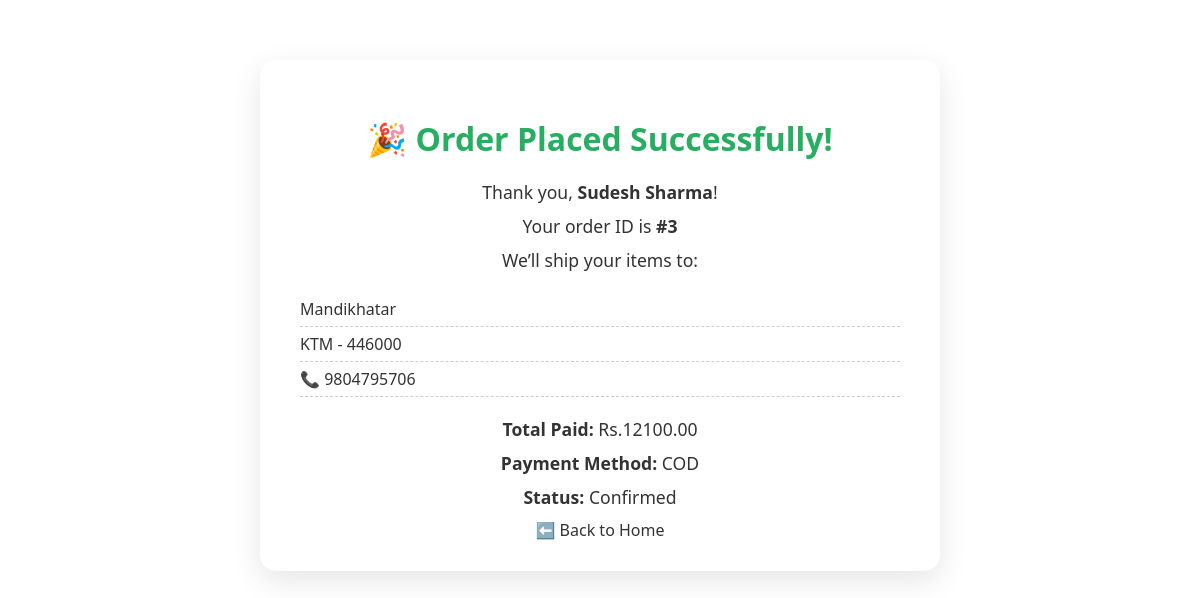
The page /order-success/3/ (signed in) on the database its author committed.
### techspot_app/models.py (models this page shows, shortened)
class UserModel(AbstractBaseUser, PermissionsMixin):
    username = models.CharField(max_length=600, unique=True)
    number = models.PositiveBigIntegerField()
    email = models.EmailField(unique=True)
    is_active = models.BooleanField(default=True)
    is_staff = models.BooleanField(default=False)
    objects = CustomUserManager()
    USERNAME_FIELD = 'email'  # how user logs in
    REQUIRED_FIELDS = ['username', 'number']  # for createsuperuser

class OrderModel(models.Model):
    user = models.ForeignKey(settings.AUTH_USER_MODEL, on_delete=models.CASCADE)
    shipping_info = models.ForeignKey(ShippingInfoModel, on_delete=models.CASCADE)
    total_price = models.DecimalField(max_digits=10, decimal_places=2)
    payment_method = models.CharField(max_length=50, default="COD")
    status = models.CharField(max_length=50, default="Pending")
    created_at = models.DateTimeField(auto_now_add=True)

class ShippingInfoModel(models.Model):
    user = models.ForeignKey(settings.AUTH_USER_MODEL, on_delete=models.CASCADE)
    address = models.TextField()
    city = models.CharField(max_length=100)
    postal_code = models.CharField(max_length=20)
    phone_number = models.CharField(max_length=15)

### techspot_app/views.py (the view)
# urls.py: path('order-success/<int:order_id>/', order_success, name='order_success'),
def order_success(request, order_id):
    order = get_object_or_404(
        OrderModel, id=order_id, user=request.session.get("user_id")
    )
    return render(request, "content/order_success.html", {"order": order})

### handler/getcartshandler.py (called while the page is built)
def get_cart_context(request):
    user_id = request.session.get("user_id")
    cart_items, total_items_count, grand_total = [], 0, 0.0
    user = None
    if user_id:
        user = UserModel.objects.filter(id=user_id).first()
        if user:
            cart = CartModel.objects.filter(user=user, is_paid=False, is_active=True).first()
            if cart:
                cart_items = CartItemModel.objects.filter(cart=cart, product__isnull=False)
                total_items_count = cart_items.count()
                grand_total = sum(float(item.total_price()) for item in cart_items)
    return user, cart_items, total_items_count, grand_total

### techspot_app/context_processors.py (called while the page is built)
def get_common_context(request, products=None, extra_context=None):
    user, cart_items, total_items_count, grand_total = get_cart_context(request)
    context = {
        "categories": CategoryModel.objects.prefetch_related("subcategories").all(),
        "sub_categories": Sub_CategoryModel.objects.all(),
        "images": image_SliderModel.objects.all(),
        "cart_item": cart_items,
        "total_items_count": total_items_count,
        "grand_total": grand_total,
        "header": HeaderModel.objects.last(),
        "otherdetails": OtherDetailModel.objects.last(),
        "advertisement": AdvertisementModel.objects.all(),
        "allcategory": CategoryModel.objects.all(),
    }
    if products:
        context["products"] = products
    if extra_context:
        context.update(extra_context)
    return context

### techspot_app/templates/content/order_success.html (shortened to what this page needs)
<div class="order-success">
  <h2>🎉 Order Placed Successfully!</h2>
  <p>Thank you, <strong>{{ request.user.username }}</strong>!</p>
  <p>Your order ID is <strong>#{{ order.id }}</strong></p>
  <p>We’ll ship your items to:</p>
  <ul>
    <li>{{ order.shipping_info.address }}</li>
    <li>{{ order.shipping_info.city }} - {{ order.shipping_info.postal_code }}</li>
    <li>📞 {{ order.shipping_info.phone_number }}</li>
  </ul>
  <p><strong>Total Paid:</strong> Rs.{{ order.total_price }}</p>
  <p><strong>Payment Method:</strong> {{ order.payment_method }}</p>
  <p><strong>Status:</strong> {{ order.status }}</p>
  <div onclick="location.href=`{% url 'mainpage' %}`" class="pointcursor">⬅️ Back to Home</div>
</div>

### techspot_app/templates/content/order_success.html (style rules this page uses)
.order-success { max-width: 600px; margin: 60px auto; background-color: #ffffff; border-radius: 16px; padding: 30px 40px; box-shadow: 0 10px 30px rgba(0, 0, 0, 0.1); font-family: "Segoe UI", Tahoma, Geneva, Verdana, sans-serif; color: #333; text-align: center; }
.order-success h2 { color: #27ae60; font-size: 2rem; margin-bottom: 20px; }
.order-success p { margin: 10px 0; font-size: 1.1rem; }
.order-success ul { list-style: none; padding: 0; margin: 20px 0; text-align: left; }
.order-success li { padding: 6px 0; border-bottom: 1px dashed #ccc; }
.order-success strong { font-weight: bold; }

### rows shown on the page
UserModel: user.username "Sudesh Sharma"
OrderModel: id "3", shipping_info.address "Mandikhatar", shipping_info.city "KTM", shipping_info.postal_code "446000", shipping_info.phone_number "9804795706", total_price "12100.00", payment_method "COD", status "Confirmed"
